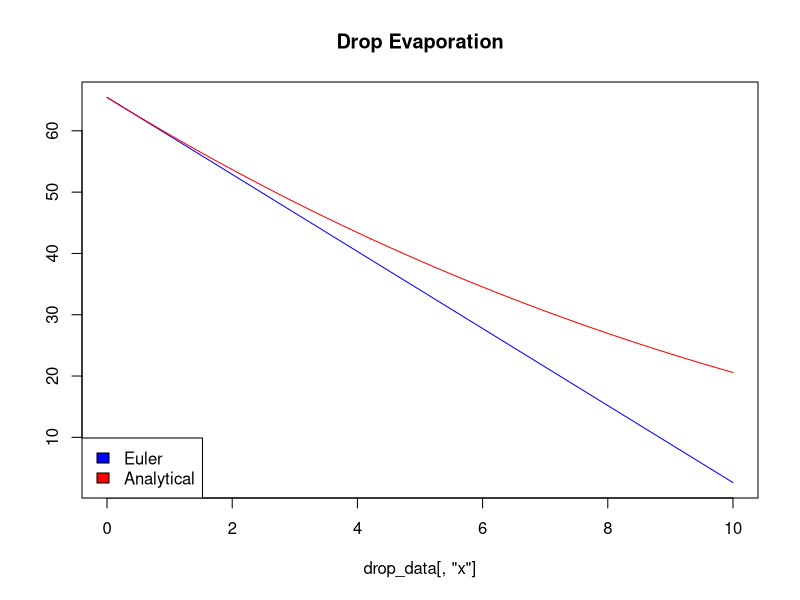
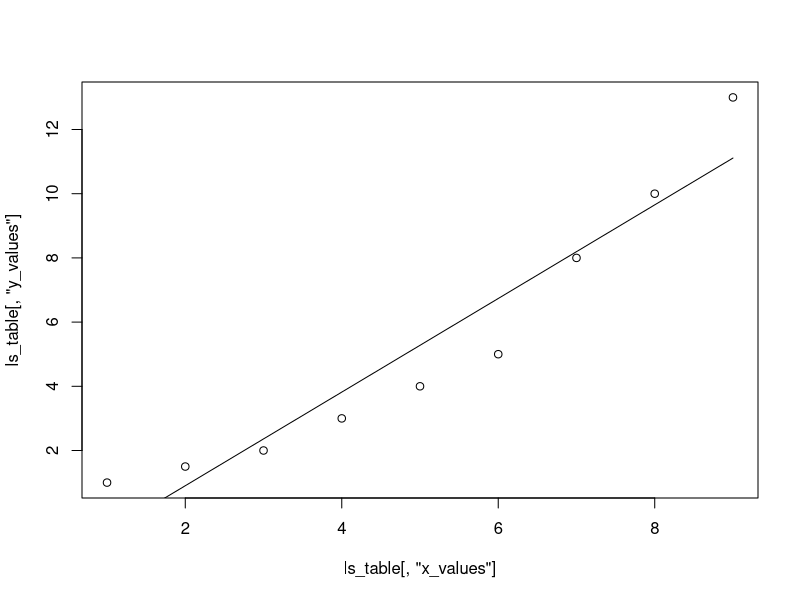

Write the R code that produced these figures, in order. (Note: this script raises an error after producing the figures.)
## ---- chunk 1
t0 <- 0
tf <- 10
step <- 0.25
k <- 0.08
r0 <- 2.5

x <- seq(t0,tf,by=step)



drop_data <- data.frame(x)
dependent_variables <- c("vol_euler","vol_analytical")
drop_data[,dependent_variables] <- NA
drop_data[1,dependent_variables] <- (4/3 * pi * r0^3)

for (i in 2:nrow(drop_data)){
  drop_data[i,"vol_euler"] <- (drop_data[1,"vol_euler"] - (k * drop_data[i,'x'] * 4 * pi * r0^2))  
  drop_data[i,"vol_analytical"] <- (4/3 * pi * (r0-(k*drop_data[i,'x']))^3)
}

plot(drop_data[,'x'],drop_data[,"vol_euler",], 
     main="Drop Evaporation", 
     ylab="",
     type="l",
     col="blue")
     lines(drop_data[,'x'],
           drop_data[,"vol_analytical"], col="red")
     legend("bottomleft",
     c("Euler","Analytical"),
     fill=c("blue","red"))

## ---- chunk 2

## ---- chunk 3
Ealimit <- 5
Ea <- 101

xi <- 0
xi_memory_1 <- NA
xi_memory_2 <- NA
xr_memory <- NA
xu <- 1

#should be updated accorging to problem
first_dev <- function(x) {
  y <- -12*x^5-6*x^3+10
  return(y)
}

while (Ea > Ealimit){
 
  yi <- first_dev(xi)
  yu <- first_dev(xu)
  
  yproduct <- yi*yu
  
  if (yproduct > 0) {
    xr_memory <- xr} 

  xr <- (xi+xu)/2
  
 if (yproduct < 0) {
    xr_memory <- xi
    xi <- xr
 } else {
    if (is.na(xi_memory_1)) {
      xu <- xr
      } else {
        xu <- xi
        xi <- xi_memory_2
          }
 }
  
  if (is.na(xi_memory_1)){
    xi_memory_1 <- 2*xr
    } else {
      xi_memory_2 <- xi_memory_1
      xi_memory_1 <- xi
    }
  
  Ea <- abs((xr_memory - xr) * 100/ xr)
 
}

print(xu)

## ---- chunk 4
# tip graph fuctions and start upwards after a maxima or minimum


# orignal_func and first derivative must be upstated according to problem

original_func <- function(x) {
  y <- -1+5.5*x-4*x^2+0.5*x^3
  return(y)
}

first_dev <- function(x) {
  y <- 5.5-8*x+1.5*x^2
  return(y)
}

# enter Es percentage as a percentage 
Es <- 0.01

Et <- 101
root_memory <- NA

xi<- 5

counter <- 0
while (Et > Es){
  counter <- counter + 1
#  print(c(counter,Et,root_memory))
  
  if (is.na(root_memory)) {root_memory <- xi}
  
  root <- root_memory - original_func(root_memory)/first_dev(root_memory)
  
  Et <- abs(100* (root_memory - root)/root)
  
  root_memory <- root
}

counter <- counter + 1
cat(c("Steps: ", counter, "Root: ", root))

## ---- chunk 5
# create matrix of equations 
eq1 <- c(8, 2, -2, -2)
eq2 <- c(10, 2, 4, 4)
eq3 <- c(12, 2, 2, 6)

original_matrix <- data.frame(eq1, eq2, eq3)

eq_matrix <- t(original_matrix)

# normalize equations to the one with lowest row
for (rowcheck in 1:(nrow(eq_matrix)-1)){
  denominator <- eq_matrix[rowcheck,rowcheck]
  for (i in rowcheck:(nrow(eq_matrix)-1)){
    for (j in 1:ncol(eq_matrix)){
      if (j==rowcheck) {numerator <- eq_matrix[(i+1),j]}
      eq_matrix[(i+1),j] <- (eq_matrix[(i+1),j] - ((numerator/denominator) * eq_matrix[rowcheck,j]))
    }
  }  
}

# solve for Xs

solutions <- matrix(NA, ncol=nrow(eq_matrix))

for (i in nrow(eq_matrix):2){
  xi <- (eq_matrix[i,ncol(eq_matrix)] - sum(eq_matrix[i,1:(i-1)])) / eq_matrix[i,i]
  solutions[1,i] <- xi
  for (j in i:1){
    eq_matrix[j,ncol(eq_matrix)] <- eq_matrix[j,ncol(eq_matrix)] - (xi *eq_matrix[j,i])
    eq_matrix[j,i] <- 0
  }
}

solutions[1,1] <- eq_matrix[1,ncol(eq_matrix)]/eq_matrix[1,1]



## ---- chunk 6

# for the function f(x,y) = -8x+x^2+12y+4y^2-2xy
function_xy <- function(x,y) {
  z <- -8*x+x^2+12*y+4*y^2-2*x*y
  return(z)
}

first_der_x <- function(x) {
  y <- -8+2*x-2*y
  return(y)
}

firstder_y <- function(y) {
  x <- 12+8*y-2*x
  return(x)
}

## ---- chunk 7
x_values <- c(1, 2, 3, 4, 5, 6, 7, 8, 9)
y_values <- c(1, 1.5, 2, 3, 4, 5, 8, 10, 13)

ls_table <- data.frame(x_values, y_values)
ls_table[,"x^2"] <- ls_table[,"x_values"]^2 
ls_table[,"xy"] <- ls_table[,"x_values"] * ls_table[,"y_values"]

n <- nrow(ls_table)

slope <- ((n*sum(ls_table[,"xy"])) - (sum(ls_table[,"x_values"])*sum(ls_table[,"y_values"])))/((n*sum(ls_table[,"x^2"]))-(sum(ls_table[,"x_values"])^2))

intercept <- (sum(ls_table[,"y_values"]) - (slope *sum(ls_table[,"x_values"]))) / n

ls_table[,"estimate_y"] <- slope* ls_table[,"x_values"] + intercept

plot(ls_table[,"x_values"], ls_table[,"y_values"])
lines(ls_table[,"x_values"], ls_table[,"estimate_y"] )

ls_table[,"yi-y_mean"] <- abs(ls_table[,"y_values"] - mean(ls_table[,"y_values"]))

Sy <- sqrt(sum(ls_table[,"yi-y_mean"])/(n-1))

Syx <- sqrt((sum((ls_table[,"y_values"] - ls_table[,"estimate_y"])^2))/(n-2))

if (Syx < Sy) {
  
  r2 <- sqrt((sum(ls_table[,"yi-y_mean"])-sum((ls_table[,"y_values"] - ls_table[,"estimate_y"])^2))/(sum(ls_table[,"yi-y_mean"])))
  
  cat("Syx < Sy, the linear regresion has merit.",
      (round(r2, 3)*100), "% of the original uncertainty has been explained by the linear model")
}
## ---- chunk 8
x_values <- c(1, 2, 3, 4, 5, 6, 7, 8, 9)
y_values <- c(1, 1.5, 2, 3, 4, 5, 8, 10, 13)

ipol_table <- data.frame(x_values, y_values)
ipol_table[,"x^2"] <- ipol_table[,"x_values"]^2
ipol_table[,"x^3"] <- ipol_table[,"x_values"]^3
ipol_table[,"x^4"] <- ipol_table[,"x_values"]^4
ipol_table[,"xi^2yi"] <- ipol_table[,"x^2"] * ipol_table[,"x_values"]
ipol_table[,"yi"] <- ipol_table[,"x_values"]^2

## ---- chunk 9

## ---- chunk 10

## ---- chunk 11
h <- 0.1
y0 <- 1
t0 <- 0
tf <- 3

# this function should be updated according to problem
function_8 <- function(y,t) {
  x <- y * sin(t)^3
  return(x)
}

euler_data <- data.frame(c(seq(t0,tf,by=h)))
colnames(euler_data) <- "time"
euler_data[,"Euler"] <- NA
euler_data[1,"Euler"] <- y0

for (i in 2:nrow(euler_data)){
  euler_data[i,"Euler"] <- euler_data[(i-1),"Euler"] + (h * function_8(euler_data[(i-1),"Euler"], euler_data[(i-1),"time"]))
}
## ---- chunk 12
h <- 0.1
y0 <- 1
t0 <- 0
tf <- 3

# this function should be updated according to problem
function_8 <- function(y,t) {
  x <- y * sin(t)^3
  return(x)
}

heuns_data <- data.frame(c(seq(t0,tf,by=h)))
colnames(heuns_data) <- "time"
heuns_data[,"Euler"] <- NA
heuns_data[1,"Euler"] <- y0

for (i in 2:nrow(heuns_data)){
  heuns_data[i,"Euler"] <- heuns_data[(i-1),"Euler"] + (h * function_8(heuns_data[(i-1),"Euler"], heuns_data[(i-1),"time"]))
}

heuns_data[,"dy/dt"] <- NA
heuns_data[,"slope"] <- NA
heuns_data[,"Heuns"] <- NA
heuns_data[1,"dy/dt"] <- function_8(y0,t0)
heuns_data[1,"Heuns"] <- y0

for (i in 2:nrow(heuns_data)){
  
  heuns_data[i,"dy/dt"] <- heuns_data[i,"Euler"] * sin(heuns_data[i,"time"])^3
  
  heuns_data[i,"slope"] <- mean(c(heuns_data[(i-1),"dy/dt"],heuns_data[i,"dy/dt"]))
  
  heuns_data[i,"Heuns"] <- heuns_data[(i-1),"Heuns"] + heuns_data[i,"slope"] * h
}
## ---- chunk 13
h <- 0.1
y0 <- 1
t0 <- 0
tf <- 3

# this function should be updated according to problem
function_8 <- function(y,t) {
  x <- y * sin(t)^3
  return(x)
}

ralston_data <- data.frame(c(seq(t0,tf,by=h)))
colnames(ralston_data) <- "time"
ralston_data[,"Ralston"] <- NA
ralston_data[,"k1"] <- NA
ralston_data[,"k2"] <- NA
ralston_data[,"ksum"] <- NA
ralston_data[1,"Ralston"] <- y0


for (i in 1:(nrow(ralston_data)-1)){
  
  ralston_data[i,"k1"] <- function_8(ralston_data[i,"Ralston"], ralston_data[i,"time"])
  
  ralston_data[i,"k2"] <- function_8((ralston_data[i,"Ralston"] + (3/4 * ralston_data[i,"k1" ] * h)), (ralston_data[i,"time"]+3/4*h))
  
ralston_data[i,"ksum"] <- ((1/3 * ralston_data[i,"k1"]) + (2/3 * ralston_data[i,"k2"]))

  ralston_data[(i+1),"Ralston"] <- ralston_data[i,"Ralston"] + ralston_data[i,"ksum"] * h
}
## ---- chunk 14
h <- 0.1
y0 <- 1
t0 <- 0
tf <- 3

# this function should be updated according to problem
function_8 <- function(y,t) {
  x <- y * sin(t)^3
  return(x)
}

rk_data <- data.frame(c(seq(t0,tf,by=h)))
colnames(rk_data) <- "time"
rk_data[,"RK"] <- NA
rk_data[,"k1"] <- NA
rk_data[,"k2"] <- NA
rk_data[,"k3"] <- NA
rk_data[,"k4"] <- NA
rk_data[,"ksum"] <- NA
rk_data[1,"RK"] <- y0


for (i in 1:(nrow(rk_data)-1)){
  
  rk_data[i,"k1"] <- function_8(rk_data[i,"RK"],rk_data[i,"time"])
  
  rk_data[i,"k2"] <- function_8((rk_data[i,"RK"]+1/2*rk_data[i,"k1"]* h),(rk_data[i,"time"]+1/2 * h))
  
  rk_data[i,"k3"] <- function_8((rk_data[i,"RK"]+1/2*rk_data[i,"k2"] * h),(rk_data[i,"time"] + 1/2 * h))
  
  rk_data[i,"k4"] <- function_8((rk_data[i,"RK"] + rk_data[i,"k3"] * h),(rk_data[i,"time"] + h))
  
  rk_data[i,"ksum"] <- rk_data[i,"k1"] + 2 * rk_data[i,"k2"] + 2 * rk_data[i,"k3"] + rk_data[i,"k4"]
  
  rk_data[(i+1),"RK"] <- rk_data[i,"RK"] + (1/6 * rk_data[i,"ksum"] * h)
  
}  

## ---- chunk 15
h <- 0.1
y0 <- 1
t0 <- 0
tf <- 3

# this function should be updated according to problem
function_8 <- function(y,t) {
  x <- y * sin(t)^3
  return(x)
}

mp_data <- data.frame(c(seq(t0,tf,by=h)))
colnames(mp_data) <- "time"
mp_data[,"Euler"] <- NA
mp_data[1,"Euler"] <- y0

for (i in 2:nrow(mp_data)){
  mp_data[i,"Euler"] <- mp_data[(i-1),"Euler"] + (h * function_8(mp_data[(i-1),"Euler"], mp_data[(i-1),"time"]))
}

mp_data[,"dy/dt"] <- function_8(mp_data[,"Euler"], mp_data[,"time"])

mp_data[,"yi+1/2"] <- NA
mp_data[,"MidPoint_Dy/dt"] <- NA
mp_data[,"Mid_Point"] <- NA
mp_data[1,"Mid_Point"] <- y0

for (i in 1:(nrow(mp_data)-1)){
  mp_data[i,"yi+1/2"] <- mp_data[i,"Mid_Point"] + (1/2 * mp_data[i,"dy/dt"] * h)
  mp_data[i,"MidPoint_Dy/dt"] <- function_8(mp_data[i,"yi+1/2"],(mp_data[i,"time"] + 1/2 * h))
  mp_data[(i+1),"Mid_Point"] <- mp_data[i,"Mid_Point"] + (mp_data[i,"MidPoint_Dy/dt"] * h)
}
## ---- chunk 16


## ---- chunk 17

## ---- chunk 18

# data input
kc <- 0.1
kB <- 1
dx <- 10
x0 <- 100
t0 <- 0.1
tf <- 1
dt <- 0.1

# derived constants for this code

# matrix for data storage
col_names <- c("Temperature", "Expected_Ea", "Calculated_Ea", "Iterations", "Accepted_Iterations", "Acceptance_Rate")
Temperature <- c(seq(t0, tf, by = dt))

results <- as.data.frame(matrix(NA, nrow = length(Temperature), ncol = length(col_names)))

colnames(results) <- col_names

results[,Temperature] <- Temperature
results[,"Expected_Ea"] <- results[,"Temperature"]/2


for (i in 1:nrow(results)){
  
  temp <- results[i,"Temperature"]
  
  # while loop preamble 
  Energy_limit <- (1+dx/100)*temp/2
  Energy_average <- 2 * Energy_limit
  Ei_sum <- 0
  counter_iterations <- 0
  counter_accepted <-0
  x <- x0
  possible_steps <- c(seq(from = (-1*dx), to = dx))
  
  while (Energy_average > Energy_limit){
    counter_iterations <- counter_iterations + 1
    energy0 <- kc * x^2
    x1 <- x + sample(possible_steps, 1)
    energy1 <- kc * (x1)^2
    rel_bolxtman <- exp(-(energy1-energy0)/(kB*temp))
    if (rel_bolxtman > runif(1)) {
      x <- x1
      counter_accepted <- counter_accepted + 1 }
    Ei_sum <- Ei_sum + energy0
    Energy_average <- Ei_sum / counter_iterations
  }
  
  results[i,"Calculated_Ea"] <- Energy_average
  results[i,"Iterations"] <- counter_iterations
  results[i,"Accepted_Iterations"] <- counter_accepted
  
}
results[,"Acceptance_Rate"] <- results[,"Accepted_Iterations"] / results[,"Iterations"]

plot(results[,"Temperature"], results[,"Acceptance_Rate"])

## ---- chunk 19
